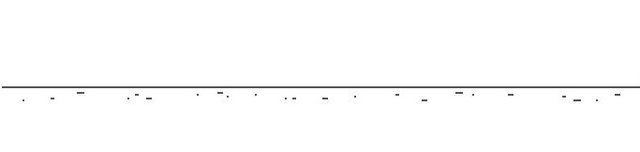
#> input picture Prototype/background.jpg, 640 x 152 px
$ jupyter execute Dino_game.ipynb
#> lines starting #> are read from the running program, lines starting #| are printed output that depends on the picture; after the words box and inside, x2 and y2 are one past the last pixel; in counts of white or black regions, pixels touching at a corner belong together
[cell 1]
import numpy as np
import matplotlib.pyplot as plt
from PIL import Image

fname = 'background.jpg'
image = Image.open(fname).convert("L")
#> image is the input picture: PIL image 640x152 L; min 6, max 255, mean 252.3
#rotated     = image.rotate(270)
#flip_image = rotated.transpose(Image.FLIP_LEFT_RIGHT)
#arr = np.asarray(flip_image)
arr = np.asarray(image)
plt.imshow(arr, cmap='binary', vmin=0, vmax=255)
plt.show()

[cell 2]
row,col=arr.shape
#> row = 152; col = 640
print (row,col)
#| 152 640

[cell 3]
my_image = arr.reshape(row*col)

[cell 4]
print (my_image)
#> (printed output is left out)

[cell 5]
arr2=my_image.tolist()
#> arr2 = 97280 items
for x in range(len(arr2)):
    if (arr2[x]<160):
        arr2[x]=0
    if (arr2[x]>160):
        arr2[x]=255

[cell 6]
print (arr2)
#> (printed output is left out)

[cell 7]
import cv2
arr_edited=np.array(arr2)
arr_edited = arr_edited.reshape(row,col)
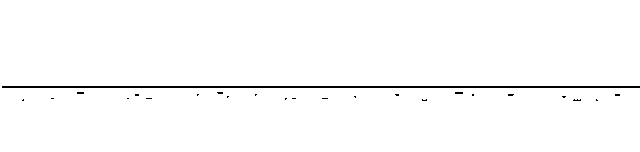
#> arr_edited: shape (152, 640) int64; 98.5% white; black in thin lines or dots, all inside (x1, y1, x2, y2) = (2, 86, 640, 101)

[cell 8]
plt.imshow(arr_edited, cmap='viridis', vmin=0, vmax=255)
plt.show()

[cell 9]
x_ar=[]
y_ar=[]
for x in range(len(arr_edited)):
   for y in range(len(arr_edited[0])):
       if arr_edited[x][y]<50:
           #print (x,","),
           x_ar.append("6'd"+str(x))
           y_ar.append("6'd"+str(y))
#> after the loop, x_ar = 1423 items, first 6: "6'd86", "6'd86", "6'd86", "6'd86", "6'd86", "6'd86"; y_ar = 1423 items, first 6: "6'd2", "6'd3", "6'd4", "6'd5", "6'd6", "6'd7"
       # [6 lines of commented-out code are left out]
for i in range(len(y_ar)):
   #print ("(vc == playerPosX +",x_ar[i]," && hc == playerPosY +",y_ar[i],") || ",end = '')
   print ("(vc == ",x_ar[i]," && hc == 500 + ",y_ar[i],") || ",end = '')
